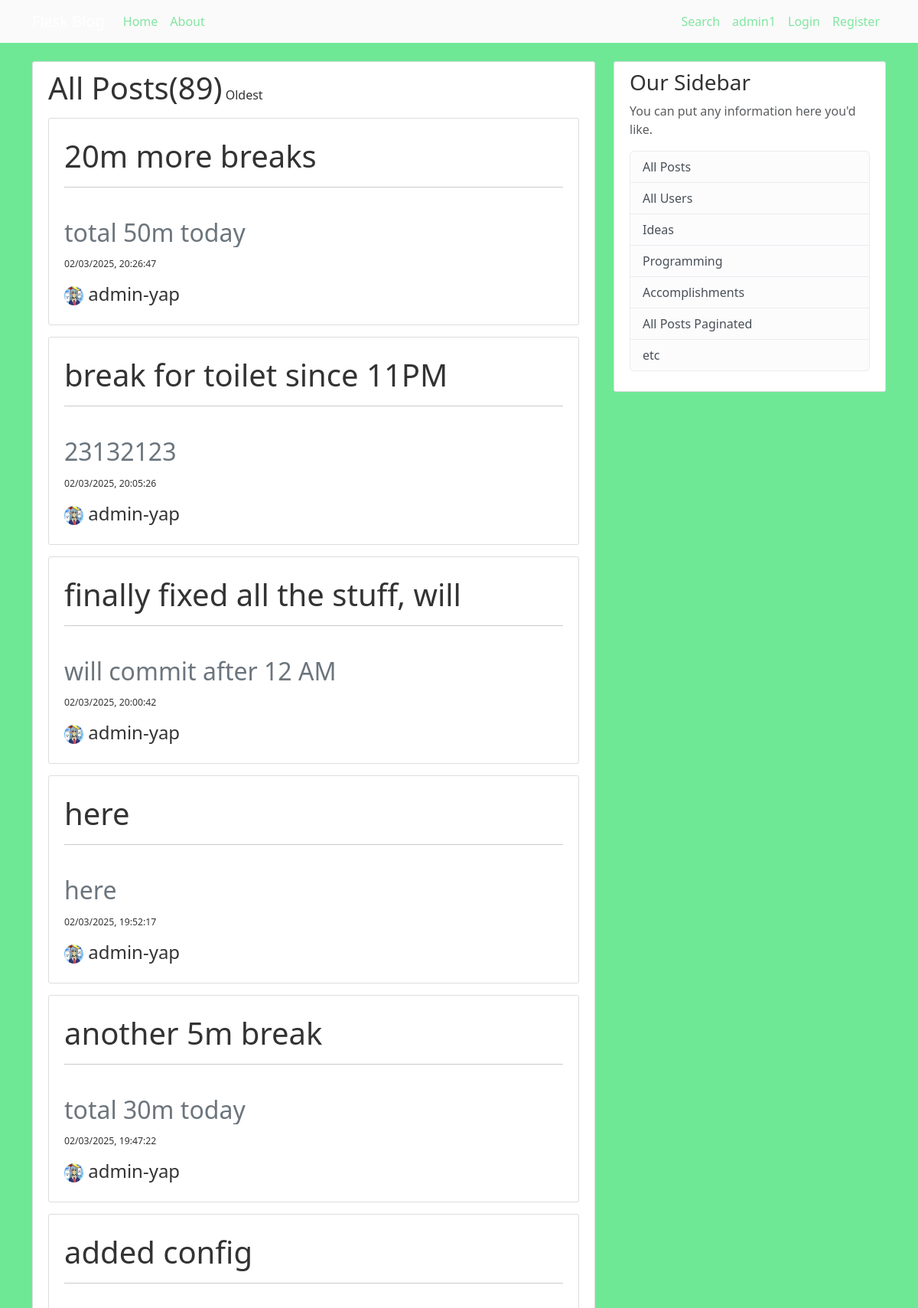
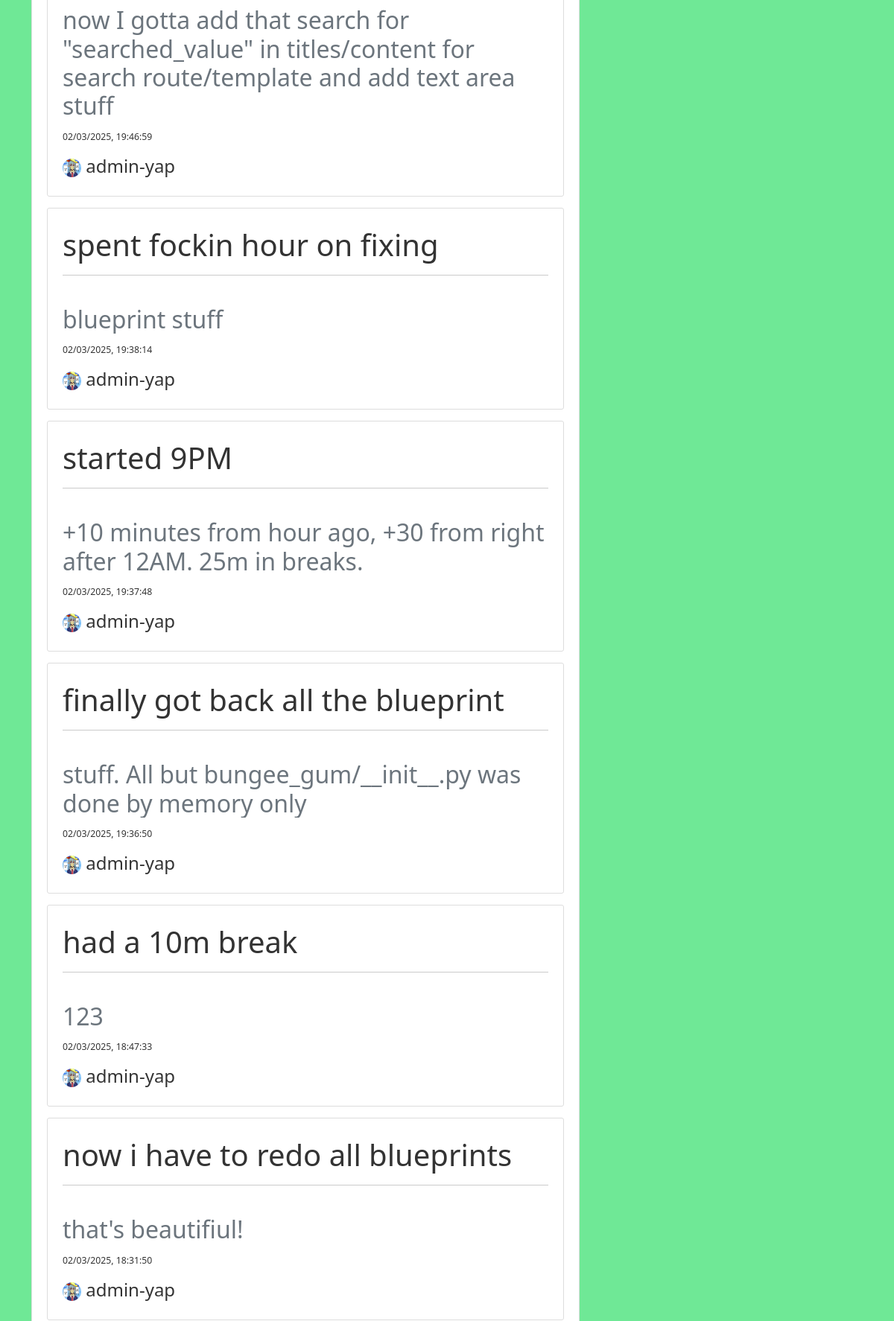
The app's page /all-posts/ (upper part) with its own data (2 pictures, top to bottom).
### bungee_gum/models.py (models this page shows, shortened)
class Post(db.Model):
    id = db.Column(db.Integer, primary_key=True)
    title = db.Column(db.String(100), nullable=False)
    date_posted = db.Column(db.DateTime, nullable=False, default=lambda: datetime.now(timezone.utc))
    content = db.Column(db.Text, nullable=False)
    user_id = db.Column(db.Integer, db.ForeignKey("user.id"), nullable=False)

class User(db.Model, UserMixin):
    id = db.Column(db.Integer, primary_key=True)
    username = db.Column(db.String(20), unique=True, nullable=False)
    email = db.Column(db.String(120), unique=True, nullable=False)
    image_file = db.Column(db.String(20), nullable=False, default="default.jpg")
    password = db.Column(db.String(60), nullable=False)
    posts = db.relationship("Post", backref="author", lazy="subquery")

### bungee_gum/posts/routes.py (the view)
@posts.route("/all-posts/")
def all_posts():
    posts = Post.query.order_by(desc("date_posted")).all()
    posts_num = Post.query.count()
    return render_template("all-posts.html", title="Posts", posts=posts, posts_num=posts_num)

### bungee_gum/templates/all-posts.html
{% extends "base.html" %}
{% block body %}
<div class="content-section">
    <span class="h1">All Posts({{ posts_num }})</span>
    <a href="{{ url_for('posts.all_posts_asc') }}" class="text-decoration-none h6">Oldest</a>
    {% for post in posts %}
        <div class="content-section">
            <div class="media">
                    <a href="{{ url_for('posts.post_view', id=post.id) }}" class="text-decoration-none h1"><h1 class="account-heading"></h1>{{ post.title }}</a>
                <hr> <br>
                    <pre class="h2 text-secondary">{{ post.content }}</pre>
                    <a href="{{ url_for('posts.post_view', id=post.id) }}" class="text-decoration-none small h4">
                        <small class="mute">{{ post.date_posted.strftime('%m/%d/%Y, %H:%M:%S') }}</small></a>
            </div>
            <div>
                <a href="{{ url_for('users.specific_user', id=post.author.id) }}" class="text-decoration-none h4">
                    <img class="rounded-circle account-img-smol" src="{{ url_for('static', filename='profile-pics/' + post.author.image_file)}}">
                    {{ post.author.username }}</a>
            </div>
        </div>
    {% endfor %}
</div>
{% endblock body %}

### bungee_gum/templates/base.html (shortened to what this page needs)
<!DOCTYPE html>
<html>
<head>
    <link href="https://cdn.jsdelivr.net/npm/bootstrap@5.3.3/dist/css/bootstrap.min.css" rel="stylesheet">
    <link rel="stylesheet" href="{{ url_for('static', filename='style.css') }}">
</head>
<body>
<header class="site-header">
  <nav class="navbar navbar-expand-md navbar-dark bg-steel fixed-top">
    <div class="container">
      <a class="navbar-brand mr-4" href="/">Flask Blog</a>
      <div class="collapse navbar-collapse" id="navbarToggle">
        <div class="navbar-nav mr-auto">
          <a class="nav-item nav-link" href="{{ url_for('main.home') }}">Home</a>
          <a class="nav-item nav-link" href="{{ url_for('main.home') }}">About</a>
        </div>
        <div class="navbar-right">
          <div class="navbar-nav">
            <a class="nav-item nav-link" href="{{ url_for('posts.search_route') }}">Search</a>
          {% if current_user.is_authenticated %}
            <a class="nav-item nav-link" href="{{ url_for('posts.post_new') }}">New Post</a>
            <a class="nav-item nav-link" href="{{ url_for('users.specific_user', id=current_user.id) }}">{{ current_user.username }}</a>
            <a class="nav-item nav-link" href="{{ url_for('users.logout') }}">Logout</a>
          {% else %}
            <a class="nav-item nav-link" href="{{ url_for('users.login_admin') }}">admin1</a>
            <a class="nav-item nav-link" href="{{ url_for('users.login') }}">Login</a>
            <a class="nav-item nav-link" href="{{ url_for('users.register') }}">Register</a>
          {% endif %}
          </div>
        </div>
      </div>
    </div>
  </nav>
</header>
    <main role="main" class="container">
      <div class="row">
        <div class="col-md-8">
          {% block body %}{% endblock body %}
        </div>
        <div class="col-md-4">
          <div class="content-section">
            <h3>Our Sidebar</h3>
            <p class='text-muted'>You can put any information here you'd like.
              <ul class="list-group">
                 <li class="list-group-item list-group-item-light">
                    <a class="text-decoration-none h6" href="{{ url_for('posts.all_posts') }}">All Posts</a>
                 </li>
                 <li class="list-group-item list-group-item-light">
                    <a class="text-decoration-none h6" href="{{ url_for('users.all_users') }}">All Users</a>
                 </li>
                 <li class="list-group-item list-group-item-light">
                    <a class="text-decoration-none h6" href="{{ url_for('posts.post_ideas') }}">Ideas</a>
                 </li>
                 <li class="list-group-item list-group-item-light">
                    <a class="text-decoration-none h6" href="{{ url_for('posts.post_programming') }}">Programming</a>
                 </li>
                 <li class="list-group-item list-group-item-light">
                    <a class="text-decoration-none h6" href="{{ url_for('posts.post_accomplishments') }}">Accomplishments</a>
                 </li>
                 <li class="list-group-item list-group-item-light">
                    <a class="text-decoration-none h6" href="{{ url_for('posts.all_posts_paginated') }}">All Posts Paginated</a>
                 </li>
                 <li class="list-group-item list-group-item-light">etc</li>
              </ul>
            </p>
          </div>
        </div>
      </div>
    </main>
</body>
</html>

### bungee_gum/static/style.css (style rules this page uses)
body { background: #6fe896; color: #333333; margin-top: 5rem; }
.site-header .navbar-nav .nav-link { color: #81e6a1; }
.bg-steel { background-color: #fafafa; }
.content-section { background: #ffffff; padding: 10px 20px; border: 1px solid #dddddd; border-radius: 3px; margin-bottom: 20px; }
.content-section div { margin: 15px 0; }
.navbar-right { margin-right: 0; margin-left: auto; }
.account-img-smol { width: 25px; height: 25px; }
pre { font-family: "Segoe UI", Arial, sans-serif; white-space:pre-wrap; word-wrap:break-word; overflow: hidden; }

### records on screen
Post: title "20m more breaks", content "total 50m today", date_posted "02/03/2025, 20:26:47", image_file (picture), author.username "admin-yap"
Post: title "break for toilet since 11PM", content "23132123", date_posted "02/03/2025, 20:05:26", image_file (picture), author.username "admin-yap"
Post: title "finally fixed all the stuff, will", content "will commit after 12 AM", date_posted "02/03/2025, 20:00:42", image_file (picture), author.username "admin-yap"
Post: title "here", content "here", date_posted "02/03/2025, 19:52:17", image_file (picture), author.username "admin-yap"
Post: title "another 5m break", content "total 30m today", date_posted "02/03/2025, 19:47:22", image_file (picture), author.username "admin-yap"
Post: title "added config", content "now I gotta add that search for \"searched_value\" in titles/content for search route/template and add text area stuff", date_posted "02/03/2025, 19:46:59", image_file (picture), author.username "admin-yap"
Post: title "spent fockin hour on fixing", content "blueprint stuff", date_posted "02/03/2025, 19:38:14", image_file (picture), author.username "admin-yap"
Post: title "started 9PM", content "+10 minutes from hour ago, +30 from right after 12AM. 25m in breaks.…", date_posted "02/03/2025, 19:37:48", image_file (picture), author.username "admin-yap"
Post: title "finally got back all the blueprint", content "stuff. All but bungee_gum/__init__.py was done by memory only", date_posted "02/03/2025, 19:36:50", image_file (picture), author.username "admin-yap"
Post: title "had a 10m break", content "123", date_posted "02/03/2025, 18:47:33", image_file (picture), author.username "admin-yap"
Post: title "now i have to redo all blueprints", content "that's beautifiul!", date_posted "02/03/2025, 18:31:50", image_file (picture), author.username "admin-yap"

### other values on screen
{{ posts_num }} "89"
